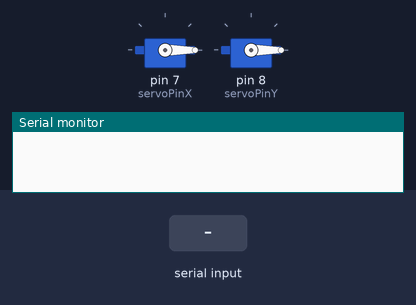
This sketch was run on a simulated Arduino Uno, built with avr-gcc and run on an emulated ATmega328P. Parts: 2 × servo, the last lines printed to the serial monitor. Inputs (shaded band) come from the test bench.

Above: at 1.2 s.
1.3 s: "1" received over Serial
At 1.6 s:
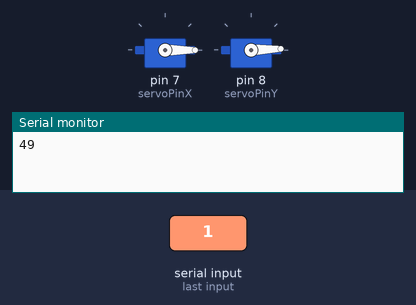
2.8 s: "4" received over Serial
At 3.9 s:
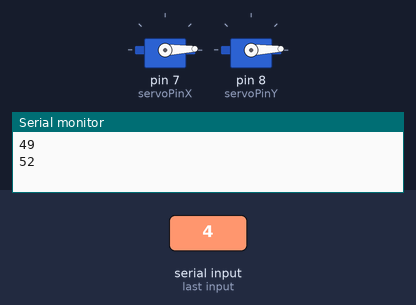
Timing chart, 0 to 5.8 s (numbered marks = the images above; inputs shaded):
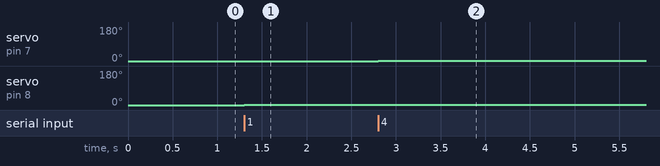

Measured:
- after the input at 1.3 s, servo on pin 8 (servoPinY): 0° → 2° at once
- after the input at 2.8 s, servo on pin 7 (servoPinX): 0° → 2° at once

The sketch:

headSwivel.ino
```cpp
#include <Servo.h>
int servoPinX = 7;
int servoPinY = 8;
Servo servoX;
Servo servoY;
int angle = 0;
int serialData = 0;
int x = 0;
int y = 0;

void setup(){
  servoX.attach(servoPinX);
  servoY.attach(servoPinY);
  servoX.write(0);
  servoY.write(0);
  //delay(500);
  Serial.begin(9600);
}
void loop(){
  //w = 119
  //a = 97
  //s = 115
  //d = 100
  if (Serial.available() > 0){
    serialData = Serial.read();
    Serial.println(serialData);
    if(serialData == 49) y += 2;
    else if(serialData == 50) x -= 2;
    else if(serialData == 51) y-=2;
    else if(serialData == 52) x += 2;
    if(x > 45) x = 45;
    else if(x<-45) x = -45;
    if(y > 45) y = 45;
    else if(y < -45) y = -45;
    servoX.write(x);
    servoY.write(y);
  }

  /*
  //scan from 0 to 180
  if(angle == 0){
    for(angle = 0; angle < 90; angle++){
      servoX.write(angle);
      servoY.write(angle);
      delay(30);
    }
    for(angle = 90; angle > 0; angle++){

    }
  }*/

  /*
  for(angle = 90; angle > 0; angle--){
    servoX.write(angle);
    servoY.write(angle);
    delay(30);
  }*/
  /*
  for(angle = 0; angle < 90; angle++){
    servoX.write(angle);
    delay(30);
  }
  for(angle = 0; angle < 90; angle++){
    servoY.write(angle);
    delay(30);
  }
  for(angle = 90; angle > 0; angle--){
    servoX.write(angle);
    delay(30);
  }
  for(angle = 90; angle > 0; angle--){
    servoY.write(angle);
    delay(30);
  }*/
}
```
